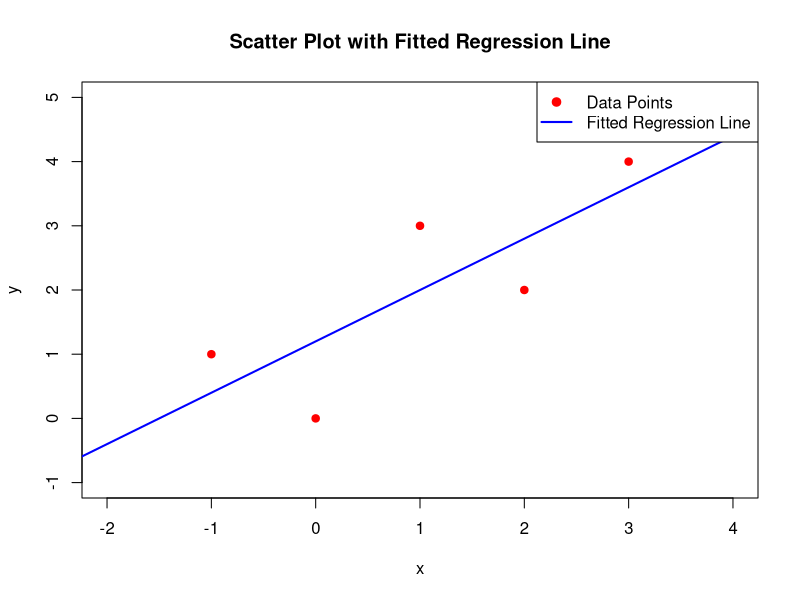

Source code (R):
# 建立資料
x <- c(3, 2, 1, -1, 0)
y <- c(4, 2, 3, 1, 0)

# 依前面結果，假設已估計的回歸係數為：
b1 <- 1.2  # 截距
b2 <- 0.8  # 斜率

# 繪製散佈圖
plot(
  x, y,
  main = "Scatter Plot with Fitted Regression Line",
  xlab = "x", 
  ylab = "y",
  pch = 19,       # 數據點形狀
  col = "red",    # 數據點顏色
  xlim = c(-2, 4), # x軸範圍，可依需要調整
  ylim = c(-1, 5)  # y軸範圍，可依需要調整
)

# 加入回歸直線
abline(a = b1, b = b2, col = "blue", lwd = 2)

# (可選) 在右上角加上圖例
legend(
  "topright",
  legend = c("Data Points", "Fitted Regression Line"),
  col = c("red", "blue"),
  pch = c(19, NA),
  lty = c(NA, 1),
  lwd = 2
)
